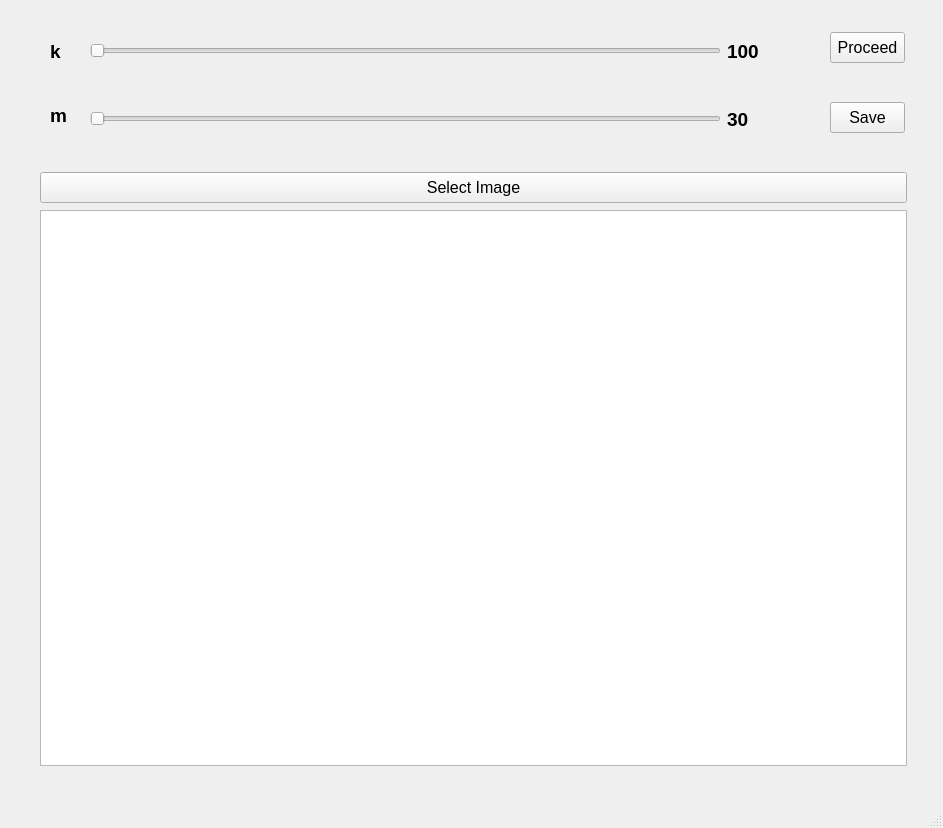
<?xml version="1.0" encoding="UTF-8"?>
<ui version="4.0">
 <class>MainWindow</class>
 <widget class="QMainWindow" name="MainWindow">
  <property name="geometry">
   <rect>
    <x>0</x>
    <y>0</y>
    <width>943</width>
    <height>828</height>
   </rect>
  </property>
  <property name="windowTitle">
   <string>MainWindow</string>
  </property>
  <widget class="QWidget" name="centralwidget">
   <widget class="QLabel" name="k_label">
    <property name="geometry">
     <rect>
      <x>50</x>
      <y>40</y>
      <width>20</width>
      <height>23</height>
     </rect>
    </property>
    <property name="font">
     <font>
      <pointsize>14</pointsize>
      <weight>75</weight>
      <bold>true</bold>
     </font>
    </property>
    <property name="text">
     <string>k</string>
    </property>
   </widget>
   <widget class="QLabel" name="m_label">
    <property name="geometry">
     <rect>
      <x>50</x>
      <y>100</y>
      <width>21</width>
      <height>31</height>
     </rect>
    </property>
    <property name="font">
     <font>
      <pointsize>14</pointsize>
      <weight>75</weight>
      <bold>true</bold>
     </font>
    </property>
    <property name="text">
     <string>m</string>
    </property>
   </widget>
   <widget class="QLabel" name="m_value">
    <property name="geometry">
     <rect>
      <x>727</x>
      <y>108</y>
      <width>91</width>
      <height>23</height>
     </rect>
    </property>
    <property name="font">
     <font>
      <pointsize>14</pointsize>
      <weight>75</weight>
      <bold>true</bold>
     </font>
    </property>
    <property name="text">
     <string>30</string>
    </property>
   </widget>
   <widget class="QPushButton" name="proceed_button">
    <property name="geometry">
     <rect>
      <x>830</x>
      <y>32</y>
      <width>75</width>
      <height>31</height>
     </rect>
    </property>
    <property name="font">
     <font>
      <pointsize>12</pointsize>
     </font>
    </property>
    <property name="text">
     <string>Proceed</string>
    </property>
   </widget>
   <widget class="QPushButton" name="save_button">
    <property name="geometry">
     <rect>
      <x>830</x>
      <y>102</y>
      <width>75</width>
      <height>31</height>
     </rect>
    </property>
    <property name="font">
     <font>
      <pointsize>12</pointsize>
     </font>
    </property>
    <property name="text">
     <string>Save</string>
    </property>
   </widget>
   <widget class="QLabel" name="k_value">
    <property name="geometry">
     <rect>
      <x>727</x>
      <y>40</y>
      <width>91</width>
      <height>23</height>
     </rect>
    </property>
    <property name="font">
     <font>
      <pointsize>14</pointsize>
      <weight>75</weight>
      <bold>true</bold>
     </font>
    </property>
    <property name="text">
     <string>100</string>
    </property>
   </widget>
   <widget class="QSlider" name="m_bar">
    <property name="geometry">
     <rect>
      <x>90</x>
      <y>108</y>
      <width>631</width>
      <height>22</height>
     </rect>
    </property>
    <property name="orientation">
     <enum>Qt::Horizontal</enum>
    </property>
   </widget>
   <widget class="QSlider" name="k_bar">
    <property name="geometry">
     <rect>
      <x>90</x>
      <y>40</y>
      <width>631</width>
      <height>22</height>
     </rect>
    </property>
    <property name="orientation">
     <enum>Qt::Horizontal</enum>
    </property>
   </widget>
   <widget class="QGraphicsView" name="segmentation_graphicsView">
    <property name="geometry">
     <rect>
      <x>40</x>
      <y>210</y>
      <width>867</width>
      <height>556</height>
     </rect>
    </property>
   </widget>
   <widget class="QPushButton" name="select_button">
    <property name="geometry">
     <rect>
      <x>40</x>
      <y>172</y>
      <width>867</width>
      <height>31</height>
     </rect>
    </property>
    <property name="font">
     <font>
      <pointsize>12</pointsize>
     </font>
    </property>
    <property name="text">
     <string>Select Image</string>
    </property>
   </widget>
  </widget>
  <widget class="QMenuBar" name="menubar">
   <property name="geometry">
    <rect>
     <x>0</x>
     <y>0</y>
     <width>943</width>
     <height>21</height>
    </rect>
   </property>
  </widget>
  <widget class="QStatusBar" name="statusbar"/>
  <action name="actionOpen">
   <property name="text">
    <string>Open</string>
   </property>
  </action>
 </widget>
 <resources/>
 <connections/>
</ui>
